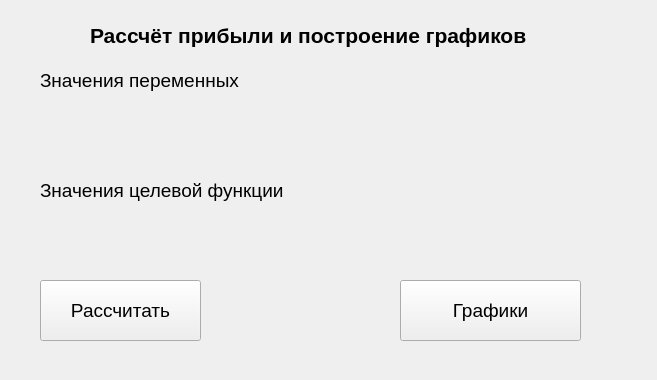
<?xml version="1.0" encoding="UTF-8"?>
<ui version="4.0">
 <class>Form</class>
 <widget class="QWidget" name="Form">
  <property name="geometry">
   <rect>
    <x>0</x>
    <y>0</y>
    <width>657</width>
    <height>380</height>
   </rect>
  </property>
  <property name="windowTitle">
   <string>Form</string>
  </property>
  <widget class="QLabel" name="label">
   <property name="geometry">
    <rect>
     <x>90</x>
     <y>0</y>
     <width>441</width>
     <height>71</height>
    </rect>
   </property>
   <property name="font">
    <font>
     <pointsize>16</pointsize>
     <bold>true</bold>
    </font>
   </property>
   <property name="text">
    <string>Рассчёт прибыли и построение графиков</string>
   </property>
  </widget>
  <widget class="QPushButton" name="pushButton">
   <property name="geometry">
    <rect>
     <x>40</x>
     <y>280</y>
     <width>161</width>
     <height>61</height>
    </rect>
   </property>
   <property name="font">
    <font>
     <pointsize>14</pointsize>
    </font>
   </property>
   <property name="text">
    <string>Рассчитать</string>
   </property>
  </widget>
  <widget class="QPushButton" name="pushButton_2">
   <property name="geometry">
    <rect>
     <x>400</x>
     <y>280</y>
     <width>181</width>
     <height>61</height>
    </rect>
   </property>
   <property name="font">
    <font>
     <pointsize>14</pointsize>
    </font>
   </property>
   <property name="text">
    <string>Графики</string>
   </property>
  </widget>
  <widget class="QLabel" name="lblVariable">
   <property name="geometry">
    <rect>
     <x>40</x>
     <y>110</y>
     <width>431</width>
     <height>41</height>
    </rect>
   </property>
   <property name="font">
    <font>
     <pointsize>14</pointsize>
    </font>
   </property>
   <property name="text">
    <string/>
   </property>
  </widget>
  <widget class="QLabel" name="lblResult">
   <property name="geometry">
    <rect>
     <x>40</x>
     <y>220</y>
     <width>431</width>
     <height>41</height>
    </rect>
   </property>
   <property name="font">
    <font>
     <pointsize>14</pointsize>
    </font>
   </property>
   <property name="text">
    <string/>
   </property>
  </widget>
  <widget class="QLabel" name="label_4">
   <property name="geometry">
    <rect>
     <x>40</x>
     <y>60</y>
     <width>431</width>
     <height>41</height>
    </rect>
   </property>
   <property name="font">
    <font>
     <pointsize>14</pointsize>
    </font>
   </property>
   <property name="text">
    <string>Значения переменных</string>
   </property>
  </widget>
  <widget class="QLabel" name="label_5">
   <property name="geometry">
    <rect>
     <x>40</x>
     <y>170</y>
     <width>431</width>
     <height>41</height>
    </rect>
   </property>
   <property name="font">
    <font>
     <pointsize>14</pointsize>
    </font>
   </property>
   <property name="text">
    <string>Значения целевой функции</string>
   </property>
  </widget>
 </widget>
 <resources/>
 <connections/>
</ui>
